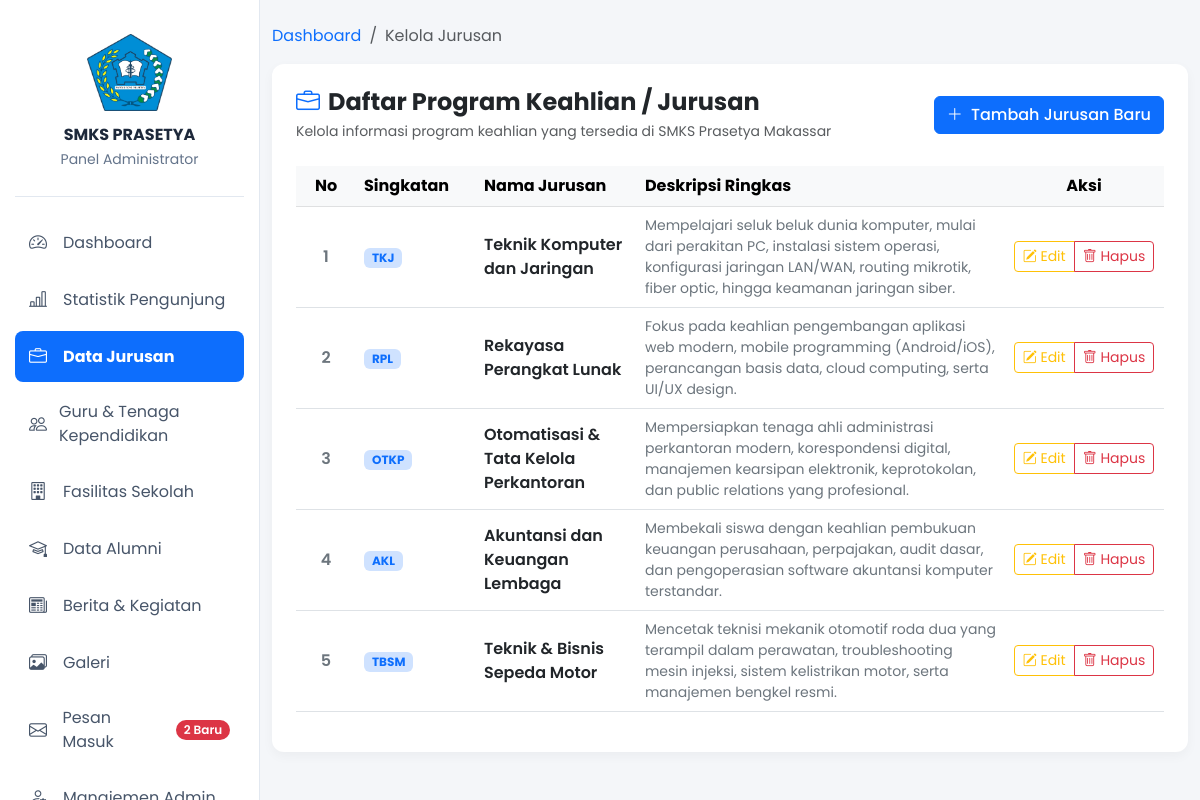
/admin/jurusan/index.php (signed in), run on the app's committed database.
### tables this page shows
CREATE TABLE `jurusan` (
  `id` INT AUTO_INCREMENT PRIMARY KEY,
  `nama_jurusan` VARCHAR(100) NOT NULL,
  `singkatan` VARCHAR(20) DEFAULT NULL,
  `deskripsi` TEXT NOT NULL,
  `created_at` TIMESTAMP DEFAULT CURRENT_TIMESTAMP
);

### admin/jurusan/index.php (the view, shortened to what this page needs)
<?php
require_once __DIR__ . '/../../config/koneksi.php';
$query = mysqli_query($conn, "SELECT * FROM jurusan ORDER BY id ASC");
?>
<!DOCTYPE html>
<html lang="id">
<head>
    <link href="https://cdn.jsdelivr.net/npm/bootstrap@5.3.0/dist/css/bootstrap.min.css" rel="stylesheet">
    <link rel="stylesheet" href="https://cdn.jsdelivr.net/npm/bootstrap-icons@1.11.1/font/bootstrap-icons.css">
</head>
<body>
    <?php include '../navbar.php'; ?>
    <div class="container my-4">
        <nav aria-label="breadcrumb">
            <ol class="breadcrumb">
                <li class="breadcrumb-item"><a href="../index.php" class="text-decoration-none">Dashboard</a></li>
                <li class="breadcrumb-item active" aria-current="page">Kelola Jurusan</li>
            </ol>
        </nav>
        <div class="card card-custom bg-white p-4">
            <div class="d-flex justify-content-between align-items-center flex-wrap gap-2 mb-4">
                <div>
                    <h4 class="fw-bold mb-1"><i class="bi bi-briefcase text-primary me-2"></i>Daftar Program Keahlian / Jurusan</h4>
                    <p class="text-muted small mb-0">Kelola informasi program keahlian yang tersedia di SMKS Prasetya Makassar</p>
                </div>
                <a href="tambah.php" class="btn btn-primary fw-medium">
                    <i class="bi bi-plus-lg me-1"></i> Tambah Jurusan Baru
                </a>
            </div>
            <div class="table-responsive">
                <table class="table table-hover align-middle">
                    <thead class="table-light">
                        <tr>
                            <th class="text-center" style="width: 60px;">No</th>
                            <th style="width: 120px;">Singkatan</th>
                            <th>Nama Jurusan</th>
                            <th>Deskripsi Ringkas</th>
                            <th class="text-center" style="width: 160px;">Aksi</th>
                        </tr>
                    </thead>
                    <tbody>
                        <?php
                        $no = 1;
                        if (mysqli_num_rows($query) > 0) :
                            while ($row = mysqli_fetch_assoc($query)) :
                        ?>
                            <tr>
                                <td class="text-center fw-semibold text-secondary"><?= $no++; ?></td>
                                <td>
                                    <span class="badge bg-primary-subtle text-primary fw-bold px-2 py-1">
                                        <?= htmlspecialchars($row['singkatan'] ?? 'SMK'); ?>
                                    </span>
                                </td>
                                <td class="fw-semibold text-dark">
                                    <?= htmlspecialchars($row['nama_jurusan']); ?>
                                </td>
                                <td class="text-secondary small">
                                    <?= nl2br(htmlspecialchars($row['deskripsi'])); ?>
                                </td>
                                <td class="text-center">
                                    <div class="btn-group btn-group-sm">
                                        <a href="edit.php?id=<?= $row['id']; ?>" class="btn btn-outline-warning" title="Edit Jurusan">
                                            <i class="bi bi-pencil-square"></i> Edit
                                        </a>
                                        <a href="hapus.php?id=<?= $row['id']; ?>" class="btn btn-outline-danger" onclick="return confirm('Apakah Anda yakin ingin menghapus jurusan \'<?= htmlspecialchars(addslashes($row['nama_jurusan'])); ?>\'? Data yang dihapus tidak bisa dikembalikan.')" title="Hapus Jurusan">
                                            <i class="bi bi-trash"></i> Hapus
                                        </a>
                                    </div>
                                </td>
                            </tr>
                        <?php
                            endwhile;
                        endif; ?>
                    </tbody>
                </table>
            </div>
        </div>
    </div>
</body>
</html>

### assets/css/theme.css (style rules this page uses)
:root { color-scheme: light; }
body { background-color: #f4f6f9; color: #334155; transition: background-color 0.2s, color 0.2s; }

### admin/jurusan/index.php (style rules this page uses)
body { font-family: 'Poppins', sans-serif; background-color: #f4f6f9; }
.card-custom { border: none; border-radius: 12px; box-shadow: 0 4px 12px rgba(0,0,0,0.04); }

### admin/navbar.php (style rules this page uses)
body { padding-left: 260px; }

### data on the page
jurusan: singkatan "TKJ", nama_jurusan "Teknik Komputer dan Jaringan", deskripsi "Mempelajari seluk beluk dunia komputer, mulai dari perakitan PC, instalasi sistem operasi, konfigurasi jaringan LAN/WAN, routing mikrotik, fiber optic, hingga keamanan jaringan siber."
jurusan: singkatan "RPL", nama_jurusan "Rekayasa Perangkat Lunak", deskripsi "Fokus pada keahlian pengembangan aplikasi web modern, mobile programming (Android/iOS), perancangan basis data, cloud computing, serta UI/UX design."
jurusan: singkatan "OTKP", nama_jurusan "Otomatisasi & Tata Kelola Perkantoran", deskripsi "Mempersiapkan tenaga ahli administrasi perkantoran modern, korespondensi digital, manajemen kearsipan elektronik, keprotokolan, dan public relations yang profesional."
jurusan: singkatan "AKL", nama_jurusan "Akuntansi dan Keuangan Lembaga", deskripsi "Membekali siswa dengan keahlian pembukuan keuangan perusahaan, perpajakan, audit dasar, dan pengoperasian software akuntansi komputer terstandar."
jurusan: singkatan "TBSM", nama_jurusan "Teknik & Bisnis Sepeda Motor", deskripsi "Mencetak teknisi mekanik otomotif roda dua yang terampil dalam perawatan, troubleshooting mesin injeksi, sistem kelistrikan motor, serta manajemen bengkel resmi."

### other printed values
$unread_count "2"
